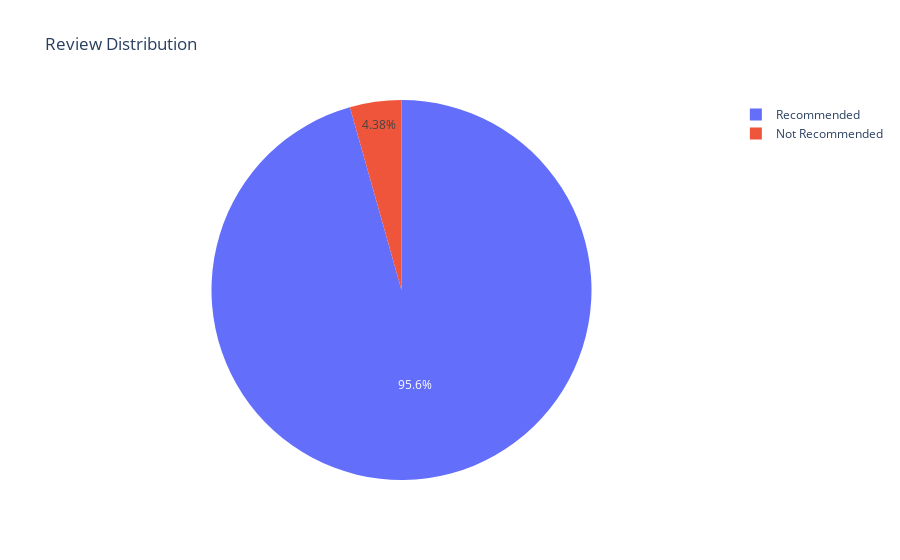

Write notebook code for a chart like this one.
### Code cell
review_counts = df['Review'].value_counts()
px.pie(review_counts, values=review_counts, names=review_counts.index, title='Review Distribution')

### Figure 1 — Plotly figure (JSON) as saved in the notebook; plotly's stock layout.template omitted (floating-point values rounded to 4 significant figures)
{"data": [{"domain": {"x": [0, 1], "y": [0, 1]}, "hovertemplate": "Review=%{label}<br>value=%{value}<extra></extra>", "labels": ["Recommended", "Not Recommended"], "legendgroup": "", "name": "", "showlegend": true, "type": "pie", "values": [1769, 81]}], "layout": {"autosize": true, "legend": {"tracegroupgap": 0}, "title": {"text": "Review Distribution"}}}
